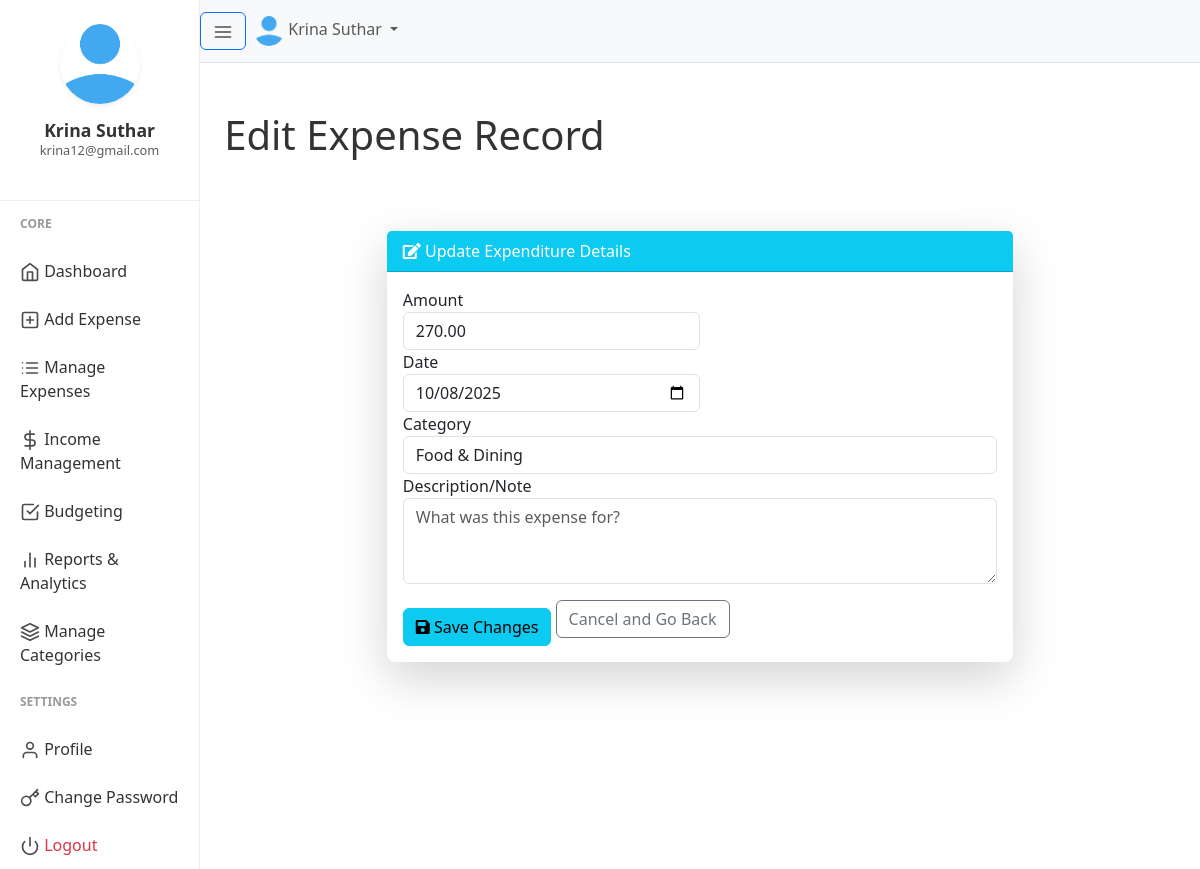
Screenshot of /edit_expense.php?month=10&year=2025&id=4 (signed in) with the database file from the repository.
### tables this page shows
CREATE TABLE `users` (
  `user_id` int(11) NOT NULL,
  `firstname` varchar(50) NOT NULL,
  `lastname` varchar(25) NOT NULL,
  `email` varchar(50) NOT NULL,
  `profile_path` varchar(50) NOT NULL DEFAULT 'default_profile.png',
  `password` varchar(255) NOT NULL,
  `trn_date` datetime NOT NULL DEFAULT current_timestamp()
);

CREATE TABLE `expenses` (
  `expense_id` int(20) NOT NULL,
  `user_id` int(11) NOT NULL,
  `expense` decimal(10,2) NOT NULL,
  `expensedate` date NOT NULL,
  `expensenote` text DEFAULT NULL,
  `expensecategory` varchar(50) NOT NULL
);

### session.php (called while the page is built, shortened)
<?php
include("config.php");
$sess_email = $_SESSION["email"];
$sql = "SELECT user_id, firstname, lastname, email, profile_path FROM users WHERE email = '$sess_email'";
$result = $con->query($sql);
if ($result->num_rows > 0) {
  while($row = $result->fetch_assoc()) {
    $userid=$row["user_id"];
    $username =$row["firstname"]." ".$row["lastname"];
    $useremail=$row["email"];
    $userprofile="uploads/".$row["profile_path"];
  }
} else {
    $userid="GHX1Y2";
    $username ="Jhon Doe";
    $useremail="mailid@domain.com";
    $userprofile="Uploads/default_profile.png";
}
?>

### edit_expense.php (the view, shortened to what this page needs)
<?php
include("session.php");
include("config.php");
$expense_data = null;
$expense_id = filter_input(INPUT_GET, 'id', FILTER_VALIDATE_INT);
$current_page = basename($_SERVER['PHP_SELF']);
$categories = [
    "Food & Dining",
    "Transportation",
    "Bills & Utilities",
    "Entertainment",
    "Shopping",
    "Health & Fitness",
    "Personal Care",
    "Education",
    "Travel",
    "Other"
];
if ($expense_id) {
    $sql_fetch = "SELECT * FROM expenses WHERE expense_id = ? AND user_id = ?";
    if ($stmt_fetch = mysqli_prepare($con, $sql_fetch)) {
        mysqli_stmt_bind_param($stmt_fetch, "ii", $expense_id, $userid);
        mysqli_stmt_execute($stmt_fetch);
        $result = mysqli_stmt_get_result($stmt_fetch);
        if (mysqli_num_rows($result) == 1) {
            $expense_data = mysqli_fetch_assoc($result);
        } else {
            $error_message = "Expense record not found or access denied.";
            $expense_id = null;
        }
    } else {
        $error_message = "Database error preparing fetch statement.";
    }
} else {
    $error_message = "Invalid expense ID provided.";
}
?>
<!DOCTYPE html>
<html lang="en">
<head>
    <link href="css/bootstrap.min.css" rel="stylesheet">
    <link rel="stylesheet" href="https://cdnjs.cloudflare.com/ajax/libs/font-awesome/5.15.4/css/all.min.css">
    <link href="css/style.css" rel="stylesheet">
</head>
<body>
    <div class="d-flex" id="wrapper">
        <div id="sidebar-wrapper">
            <div class="user">
                <img class="img img-fluid rounded-circle shadow-sm" src="<?php echo $userprofile ?>" width="80">
                <h5 class="mt-2 mb-0"><?php echo $username ?></h5>
                <p class="small text-muted"><?php echo $useremail ?></p>
            </div>
            <div class="sidebar-heading">Core</div>
            <div class="list-group list-group-flush">
                <a href="index.php" class="list-group-item list-group-item-action <?php echo ($current_page == 'index.php') ? 'sidebar-active' : ''; ?>">
                    <span data-feather="home" class="mr-2"></span> Dashboard
                </a>
                <a href="add_expense.php" class="list-group-item list-group-item-action <?php echo ($current_page == 'add_expense.php') ? 'sidebar-active' : ''; ?>">
                    <span data-feather="plus-square" class="mr-2"></span> Add Expense
                </a>
                <a href="manage_expense.php" class="list-group-item list-group-item-action <?php echo ($current_page == 'manage_expense.php') ? 'sidebar-active' : ''; ?>">
                    <span data-feather="list" class="mr-2"></span> Manage Expenses
                </a>
                <a href="income.php" class="list-group-item list-group-item-action">
                    <span data-feather="dollar-sign" class="mr-2"></span> Income Management
                </a>
                <a href="budget.php" class="list-group-item list-group-item-action">
                    <span data-feather="check-square" class="mr-2"></span> Budgeting
                </a>
                <a href="reports.php" class="list-group-item list-group-item-action">
                    <span data-feather="bar-chart-2" class="mr-2"></span> Reports & Analytics
                </a>
                <a href="manage_categories.php" class="list-group-item list-group-item-action">
                    <span data-feather="layers" class="mr-2"></span> Manage Categories
                </a>
            </div>
            <div class="sidebar-heading">Settings</div>
            <div class="list-group list-group-flush">
                <a href="profile.php" class="list-group-item list-group-item-action">
                    <span data-feather="user" class="mr-2"></span> Profile
                </a>
                <a href="change_password.php" class="list-group-item list-group-item-action">
                    <span data-feather="key" class="mr-2"></span> Change Password
                </a>
                <a href="logout.php" class="list-group-item list-group-item-action text-danger">
                    <span data-feather="power" class="mr-2"></span> Logout
                </a>
            </div>
        </div>
        <div id="page-content-wrapper">
            <nav class="navbar navbar-expand-lg navbar-light bg-light border-bottom">
                <button class="btn btn-outline-primary" type="button" id="menu-toggle">
                    <span data-feather="menu"></span>
                </button>
                <div class="collapse navbar-collapse">
                    <ul class="navbar-nav ml-auto mt-2 mt-lg-0">
                        <li class="nav-item dropdown">
                            <a class="nav-link dropdown-toggle" href="#" id="navbarDropdown" role="button" data-toggle="dropdown" aria-haspopup="true" aria-expanded="false">
                                <img class="img img-fluid rounded-circle" src="<?php echo $userprofile ?>" width="30">
                                <span class="ml-1 d-none d-lg-inline-block"><?php echo $username ?></span>
                            </a>
                        </li>
                    </ul>
                </div>
            </nav>
        <div class="container-fluid p-4">
            <h1 class="mt-4 mb-4 font-weight-light">Edit Expense Record </h1>
            <div class="row justify-content-center">
                <div class="col-lg-8">
                    <div class="card shadow-lg border-0 rounded-lg mt-5">
                        <div class="card-header bg-info text-white">
                            <i class="fas fa-edit mr-2"></i> Update Expenditure Details
                        </div>
                        <div class="card-body">
                            <?php if ($expense_data): ?>
                            <form method="POST" action="edit_expense.php?id=<?php echo $expense_id; ?>">
                                <div class="form-row">
                                    <div class="col-md-6">
                                        <div class="form-group">
                                            <label for="expense_amount">Amount </label>
                                            <input type="number" step="0.01" class="form-control" id="expense_amount" name="expense_amount" value="<?php echo htmlspecialchars($expense_data['expense']); ?>" required>
                                        </div>
                                    </div>
                                    <div class="col-md-6">
                                        <div class="form-group">
                                            <label for="expense_date">Date</label>
                                            <input type="date" class="form-control" id="expense_date" name="expense_date" value="<?php echo htmlspecialchars($expense_data['expensedate']); ?>" required>
                                        </div>
                                    </div>
                                </div>
                                <div class="form-group">
                                    <label for="expense_category">Category</label>
                                    <select class="form-control" id="expense_category" name="expense_category" required>
                                        <?php foreach ($categories as $cat): ?>
                                            <option value="<?php echo htmlspecialchars($cat); ?>" <?php echo ($expense_data['expensecategory'] === $cat) ? 'selected' : ''; ?>>
                                                <?php echo htmlspecialchars($cat); ?>
                                            </option>
                                        <?php endforeach; ?>
                                    </select>
                                </div>
                                <div class="form-group">
                                    <label for="expense_note">Description/Note</label>
                                    <textarea class="form-control" id="expense_note" name="expense_note" rows="3" placeholder="What was this expense for?"><?php echo htmlspecialchars($expense_data['expensenote']); ?></textarea>
                                </div>
                                <button type="submit" class="btn btn-info btn-block mt-4"><i class="fas fa-save mr-2"></i> Save Changes</button>
                                <a href="manage_expense.php" class="btn btn-outline-secondary btn-block mt-2">Cancel and Go Back</a>
                            </form>
                            <?php endif; ?>
                        </div>
                    </div>
                </div>
            </div>
        </div>
    </div>
    </div>
</body>
</html>

### css/style.css (style rules this page uses)
body { background-color: #f8f9fa; font-family: 'Segoe UI', Tahoma, Geneva, Verdana, sans-serif; color: #333; }
.feather { width: 20px; height: 20px; stroke: #4d4d4d; stroke-width: 2; stroke-linecap: round; stroke-linejoin: round; fill: none; vertical-align: text-bottom; }
#wrapper { overflow-x: hidden; background-color: #fff; }
#sidebar-wrapper { min-height: 100vh; margin-left: -15rem; transition: margin 0.25s ease-out; width: 15rem; background-color: #ffffff; border-right: 1px solid #eee; }
.user { text-align: center; padding: 1.5rem 0; border-bottom: 1px solid #eee; }
.user img { padding: 0; width: 80px; height: 80px; object-fit: cover; margin-bottom: 0.5rem; }
.user h5 { font-size: 1.1rem; font-weight: 600; margin-bottom: 0; }
.user p { font-size: 0.8rem; color: #6c757d; }
#sidebar-wrapper .sidebar-heading { padding: 0.875rem 1.25rem; font-size: 0.75rem; font-weight: bold; text-transform: uppercase; color: #999; }
.list-group { border-radius: 0; }
.list-group-item { border: none; padding: 0.75rem 1.25rem; color: #333; transition: background-color 0.15s, color 0.15s; background-color: #ffffff; }
#page-content-wrapper { min-width: 100vw; }
.navbar { border-bottom: 1px solid #eee; }
@media (min-width: 768px) { #sidebar-wrapper { margin-left: 0; } }
@media (min-width: 768px) { #page-content-wrapper { min-width: 0; width: 100%; } }
@media (min-width: 768px) { .container-fluid { margin-right: 0 !important; padding-right: 1.5rem !important; } }
.card { margin-bottom: 20px; border-radius: 0.5rem; box-shadow: 0 0.125rem 0.25rem rgba(0, 0, 0, 0.075); transition: transform 0.2s, box-shadow 0.2s; }

### rows the page displays
users: profile_path (placeholder picture), username "Krina Suthar", email "krina12@gmail.com"
expenses: expense_amount "270.00", expense_date "10/08/2025", expense_category "Food & Dining"
